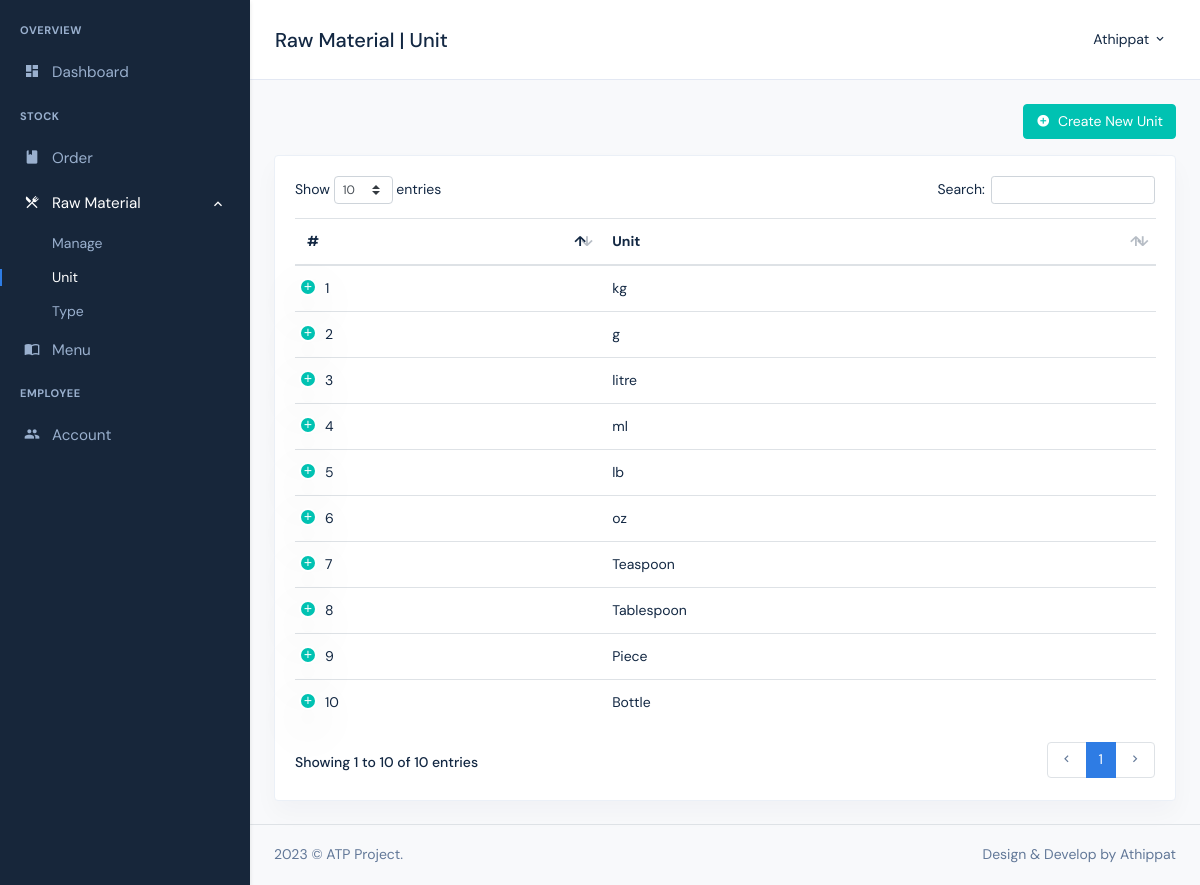
Page /index.php?page=rawMaterial_unit (signed in) on the committed database.
### tables this page shows
CREATE TABLE `unit` (
  `id` int(11) NOT NULL,
  `unit` varchar(255) NOT NULL
);

### views/stock/rawMaterial/unit.php (the view, shortened to what this page needs)
<div class="page-content">
    <div class="container-fluid">
        <div class="row mb-3">
            <div class="col-12">
                <div class="row">
                    <div class="col-lg-12">
                        <div class="text-lg-right mt-3 mt-lg-0">
                            <button class="btn btn-success" data-toggle="modal" data-target="#addUnit"><i class="mdi mdi-plus-circle mr-1"></i> Create New Unit</button>
                        </div>
                    </div>
                </div>
            </div>
        </div>
        <?PHP
        $stmt = $pdo->query('SELECT * FROM unit');
        $units = $stmt->fetchAll();
        ?>
        <div class="row">
            <div class="col-12">
                <div class="card">
                    <div class="card-body">
                        <table id="basic-datatable" class="table dt-responsive nowrap">
                            <thead>
                                <tr>
                                    <th>#</th>
                                    <th>Unit</th>
                                </tr>
                            </thead>
                            <tbody>
                                <?PHP foreach ($units as $unit) {?>
                                <tr>
                                    <td><?PHP echo $unit["id"]?></td>
                                    <td><?PHP echo $unit["unit"]?></td>
                                </tr>
                                <?PHP }?>
                            </tbody>
                        </table>
                    </div>
                </div>
            </div>
        </div>
    </div>
</div>

### index.php (shortened to what this page needs)
<?php
require "./databases/db-connect.php";
$page = (isset($_GET['page']) ? $page = $_GET['page'] : $_GET = "home");
if(!isset($_SESSION['loggedin']) || $_SESSION['loggedin'] !== true){
    switch ($page) {
        case "login" :
            require __DIR__ . '/views/auth/login.php';
            break;
        default:
            http_response_code(404);
            require __DIR__ . '/views/404.php';
            break;
    }
}else{
    if($_SESSION["permission"] == 1){
        switch ($page) {
            case "rawMaterial_unit":
                $pageName = "Raw Material | Unit";
                include './views/components/header.php';
                require __DIR__ . '/views/stock/rawMaterial/unit.php';
                include './views/components/footer.php';
                break;
        }
    }else if($_SESSION["permission"] == 0){
        $page = (isset($_GET['page']) ? $page = $_GET['page'] : $_GET = "order");
        switch ($page) {
            case "login" :
                require __DIR__ . '/views/auth/login.php';
                break;
            case "order":
                $pageName = "Order";
                include './views/components/header.php';
                require __DIR__ . '/views/stock/order.php';
                include './views/components/footer.php';
                break;
            default:
                http_response_code(404);
                require __DIR__ . '/views/404.php';
                break;
        }
    }else if($_SESSION["permission"] == 2){
        $page = (isset($_GET['page']) ? $page = $_GET['page'] : $_GET = "rawMaterial_manage");
        switch ($page) {
            case "login" :
                require __DIR__ . '/views/auth/login.php';
                break;
            case "rawMaterial_manage":
                $pageName = "Raw Material | Management";
                include './views/components/header.php';
                require __DIR__ . '/views/stock/rawMaterial/manage.php';
                include './views/components/footer.php';
                break;
            default:
                http_response_code(404);
                require __DIR__ . '/views/404.php';
                break;
        }
    }
}
?>

### views/components/header.php (shortened to what this page needs)
<!DOCTYPE html>
<html lang="en">
<head>
    <link href="assets/plugins/sweetalert2/sweetalert2.min.css" rel="stylesheet" type="text/css" />
    <link href="assets/plugins/dropify/dropify.min.css" rel="stylesheet" type="text/css" />
    <link href="assets/plugins/datatables/dataTables.bootstrap4.css" rel="stylesheet" type="text/css" />
    <link href="assets/plugins/datatables/responsive.bootstrap4.css" rel="stylesheet" type="text/css" />
    <link href="assets/plugins/datatables/buttons.bootstrap4.css" rel="stylesheet" type="text/css" />
    <link href="assets/plugins/datatables/select.bootstrap4.css" rel="stylesheet" type="text/css" />
    <link href="assets/plugins/bootstrap-touchspin/jquery.bootstrap-touchspin.css" rel="stylesheet" type="text/css" />
    <link href="assets/plugins/daterangepicker/daterangepicker.css" rel="stylesheet" type="text/css" />
    <link href="assets/plugins/select2/select2.min.css" rel="stylesheet" type="text/css" />
    <link href="assets/plugins/switchery/switchery.min.css" rel="stylesheet" type="text/css" />
    <link href="assets/plugins/bootstrap-colorpicker/bootstrap-colorpicker.min.css" rel="stylesheet" type="text/css" />
    <link href="assets/plugins/bootstrap-datepicker/bootstrap-datepicker.min.css" rel="stylesheet" type="text/css" />
    <link href="assets/css/bootstrap.min.css" rel="stylesheet" type="text/css" />
    <link href="assets/css/icons.min.css" rel="stylesheet" type="text/css" />
    <link href="assets/css/theme.min.css" rel="stylesheet" type="text/css" />
</head>
<body>
    <div id="layout-wrapper">
        <?PHP include "./views/components/sidebar.php";?>
        <div class="main-content">
            <?PHP include "./views/components/topbar.php";?>

### views/components/sidebar.php (shortened to what this page needs)
 <div class="vertical-menu">
    <div data-simplebar class="h-100">
        <div id="sidebar-menu">
            <ul class="metismenu list-unstyled" id="side-menu">
                <?PHP if($_SESSION["permission"] == 1){?>
                <li class="menu-title">Overview</li>
                <?PHP }?>
                <?PHP if($_SESSION["permission"] == 1){?>
                <li class="<?PHP if($page=='home') echo 'mm-active';?>">
                    <a href="./index.php?page=home" class="<?PHP if($page == 'home') echo 'active';?>"><i class="mdi mdi-view-dashboard"></i><span>Dashboard</span></a>
                </li>
                <?PHP }?>
                <?PHP if($_SESSION["permission"] == 1 || $_SESSION["permission"] == 0){?>
                <li class="menu-title">Stock</li>
                <?PHP }?>
                <?PHP if($_SESSION["permission"] == 1 || $_SESSION["permission"] == 0){?>
                <li class="<?PHP if($page=='order') echo 'mm-active';?>">
                    <a href="./index.php?page=order" class="<?PHP if($page == 'order') echo 'active';?>"><i class="mdi mdi-book"></i><span>Order</span></a>
                </li>
                <?PHP }?>
                <?PHP if($_SESSION["permission"] == 1 || $_SESSION["permission"] == 2){?>
                <li
                    class="
                    <?PHP if($page == "rawMaterial_overview" ||
                    $page == "rawMaterial_manage" ||
                    $page == "rawMaterial_unit" ||
                    $page == "rawMaterial_type"){
                        echo "mm-active";
                    }?>
                    "
                >
                    <a href="javascript: void(0);" class="has-arrow
                    <?PHP if($page == "rawMaterial_overview" ||
                    $page == "rawMaterial_manage" ||
                    $page == "rawMaterial_unit" ||
                    $page == "rawMaterial_type"){
                        echo "mm-active";
                    }?>
                    "><i class="mdi mdi-silverware-variant"></i><span>Raw Material</span></a>
                    <ul class="sub-menu" aria-expanded="false">
                        <?PHP if($_SESSION["permission"] == 1 || $_SESSION["permission"] == 2){?>
                        <li><a href="./index.php?page=rawMaterial_manage" class="<?PHP if ($page=='rawMaterial_manage') echo 'active';?>">Manage</a></li>
                        <?PHP }?>
                        <?PHP if($_SESSION["permission"] == 1){?>
                        <li><a href="./index.php?page=rawMaterial_unit" class="<?PHP if ($page=='rawMaterial_unit') echo 'active';?>">Unit</a></li>
                        <li><a href="./index.php?page=rawMaterial_type" class="<?PHP if ($page=='rawMaterial_type') echo 'active';?>">Type</a></li>
                        <?PHP }?>
                    </ul>
                </li>
                <?PHP }?>
                <?PHP if($_SESSION["permission"] == 1){?>
                <li class="<?PHP if($page=='menu') echo 'mm-active';?>">
                    <a href="./index.php?page=menu" class="<?PHP if($page=='menu') echo 'active';?>"><i class="mdi mdi-book-open-variant"></i><span>Menu</span></a>
                </li>
                <?PHP }?>
                <?PHP if($_SESSION["permission"] == 1){?>
                <li class="menu-title">Employee</li>
                <?PHP }?>
                <?PHP if($_SESSION["permission"] == 1){?>
                <li class="<?PHP if($page=='account') echo 'mm-active';?>">
                    <a href="./index.php?page=account" class="<?PHP if($page=='account') echo 'active';?>"><i class="mdi mdi-account-multiple"></i><span>Account</span></a>
                </li>
                <?PHP }?>
            </ul>
        </div>
    </div>
</div>

### views/components/topbar.php (shortened to what this page needs)
<header id="page-topbar">
    <div class="navbar-header">
        <div class="d-flex align-items-center">
            <div class="header-breadcumb">
                <h2 class="header-title"><?PHP echo $pageName;?></h2>
            </div>
        </div>
        <div class="d-flex align-items-center">
            <div class="dropdown d-inline-block ml-2">
                <button type="button" class="btn header-item" id="page-header-user-dropdown"
                    data-toggle="dropdown" aria-haspopup="true" aria-expanded="false">
                    <span class="d-none d-sm-inline-block ml-1"><?PHP echo $_SESSION['firstname'];?></span>
                    <i class="mdi mdi-chevron-down d-none d-sm-inline-block"></i>
                </button>
            </div>
        </div>
    </div>
</header>

### views/components/footer.php (shortened to what this page needs)
            <footer class="footer">
                <div class="container-fluid">
                    <div class="row">
                        <div class="col-sm-6">
                            2023 © ATP Project.
                        </div>
                        <div class="col-sm-6">
                            <div class="text-sm-right d-none d-sm-block">
                                Design & Develop by Athippat
                            </div>
                        </div>
                    </div>
                </div>
            </footer>
        </div>
    </div>
</body>
</html>

### rows in the picture
unit: id "1", unit "kg"
unit: id "2", unit "g"
unit: id "3", unit "litre"
unit: id "4", unit "ml"
unit: id "5", unit "lb"
unit: id "6", unit "oz"
unit: id "7", unit "Teaspoon"
unit: id "8", unit "Tablespoon"
unit: id "9", unit "Piece"
unit: id "10", unit "Bottle"

### other values in the picture
$pageName "Raw Material | Unit"
$_SESSION['firstname'] "Athippat"
